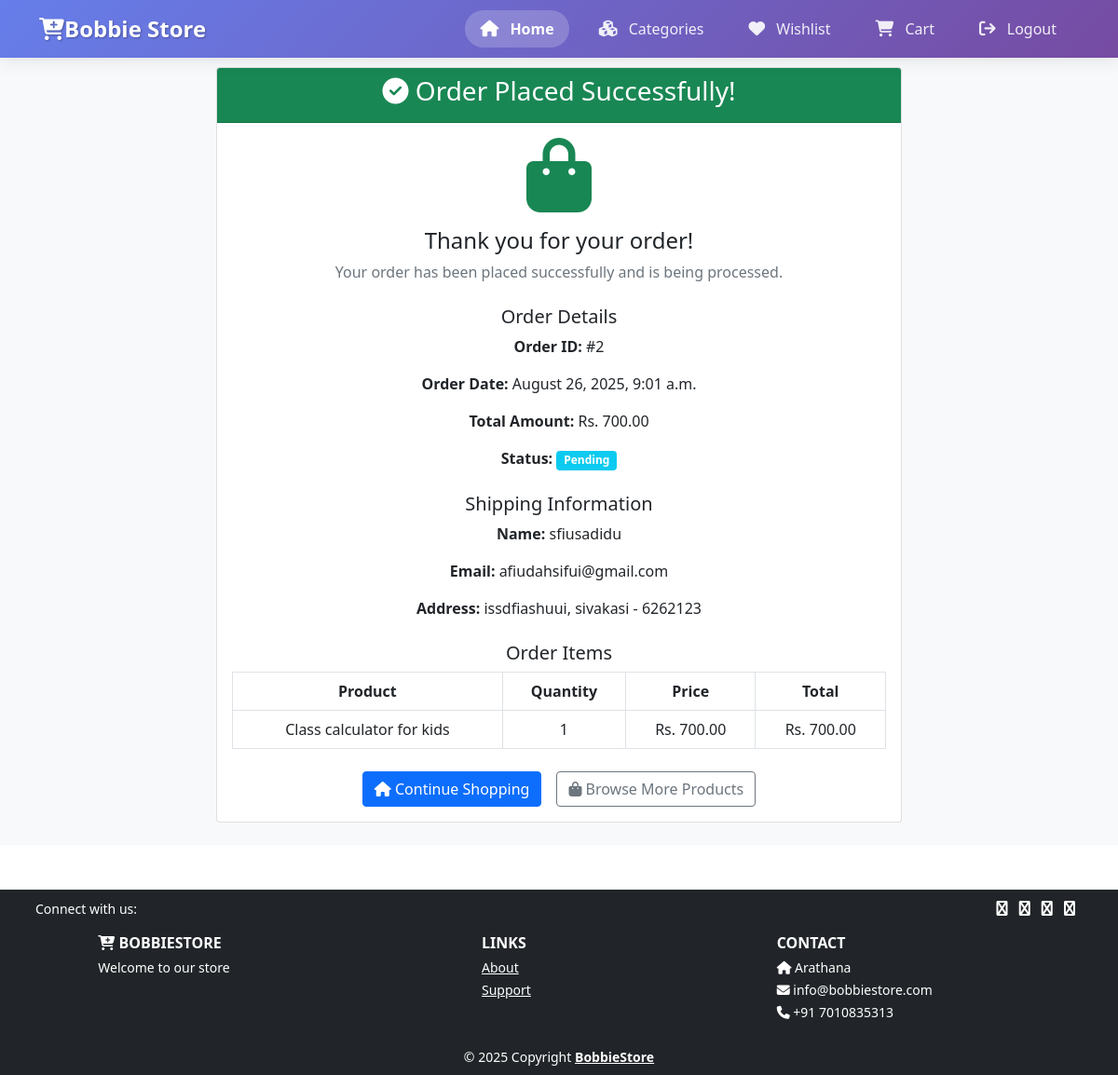
Page /order_confirmation/2/ (signed in) on the committed database.
### Shop/models.py (models this page shows, shortened)
class Order(models.Model):
    STATUS_CHOICES = [
        ('pending', 'Pending'),
        ('processing', 'Processing'),
        ('shipped', 'Shipped'),
        ('delivered', 'Delivered'),
        ('cancelled', 'Cancelled'),
    ]
    user = models.ForeignKey(User, on_delete=models.CASCADE, related_name='orders')
    full_name = models.CharField(max_length=100)
    email = models.EmailField()
    address = models.TextField()
    city = models.CharField(max_length=50)
    postal_code = models.CharField(max_length=10)
    created_at = models.DateTimeField(auto_now_add=True)
    updated_at = models.DateTimeField(auto_now=True)
    paid = models.BooleanField(default=False)
    status = models.CharField(max_length=20, choices=STATUS_CHOICES, default='pending')
    total_amount = models.DecimalField(max_digits=10, decimal_places=2, default=0)
    class Meta:
        ordering = ['-created_at']

class OrderItem(models.Model):
    order = models.ForeignKey(Order, on_delete=models.CASCADE, related_name='items')
    product = models.ForeignKey(Product, on_delete=models.CASCADE)
    quantity = models.PositiveIntegerField(default=1)
    price = models.DecimalField(max_digits=10, decimal_places=2)
    @property
    def total_price(self):
        return self.quantity * self.price

class Product(models.Model):
    category = models.ForeignKey(Category, on_delete=models.CASCADE, related_name='products')
    name = models.CharField(max_length=100)
    description = models.TextField()
    price = models.DecimalField(max_digits=10, decimal_places=2)
    quantity = models.IntegerField(default=0)
    product_image = models.ImageField(upload_to='product_image', blank=True, null=True)
    status = models.BooleanField(default=True)
    original_price = models.DecimalField(max_digits=10, decimal_places=2, default=0)
    selling_price = models.DecimalField(max_digits=10, decimal_places=2, default=0)
    trending = models.BooleanField(default=False)
    created_at = models.DateTimeField(auto_now_add=True)
    class Meta:
        ordering = ['-created_at']

### Shop/views.py (the view)
# urls.py: path('order_confirmation/<int:order_id>/', views.order_confirmation, name='order_confirmation'),
def order_confirmation(request, order_id):
    if request.user.is_authenticated:
        try:
            order = Order.objects.get(id=order_id, user=request.user)
            return render(request, "order_confirmation.html", {"order": order})
        except Order.DoesNotExist:
            messages.error(request, "Order not found.")
            return redirect('home')
    else:
        messages.warning(request, "Please login to view order confirmation.")
        return redirect('login')

### Shop/templates/order_confirmation.html (shortened to what this page needs)
{% extends 'main.html' %}
{% load static %}
{% block content %}
<section class="bg-light py-4 my-5">
    <div class="container">
        <div class="row justify-content-center">
            <div class="col-md-8">
                <div class="card text-center">
                    <div class="card-header bg-success text-white">
                        <h3><i class="fa fa-check-circle"></i> Order Placed Successfully!</h3>
                    </div>
                    <div class="card-body">
                        <div class="mb-4">
                            <i class="fa fa-shopping-bag fa-5x text-success mb-3"></i>
                            <h4>Thank you for your order!</h4>
                            <p class="text-muted">Your order has been placed successfully and is being processed.</p>
                        </div>
                        <div class="order-details mb-4">
                            <h5>Order Details</h5>
                            <p><strong>Order ID:</strong> #{{ order.id }}</p>
                            <p><strong>Order Date:</strong> {{ order.created_at|date:"F j, Y, g:i a" }}</p>
                            <p><strong>Total Amount:</strong> Rs. {{ order.total_amount }}</p>
                            <p><strong>Status:</strong> <span class="badge bg-info">{{ order.get_status_display }}</span></p>
                        </div>
                        <div class="shipping-info mb-4">
                            <h5>Shipping Information</h5>
                            <p><strong>Name:</strong> {{ order.full_name }}</p>
                            <p><strong>Email:</strong> {{ order.email }}</p>
                            <p><strong>Address:</strong> {{ order.address }}, {{ order.city }} - {{ order.postal_code }}</p>
                        </div>
                        <div class="order-items mb-4">
                            <h5>Order Items</h5>
                            <table class="table table-bordered">
                                <thead>
                                    <tr>
                                        <th>Product</th>
                                        <th>Quantity</th>
                                        <th>Price</th>
                                        <th>Total</th>
                                    </tr>
                                </thead>
                                <tbody>
                                    {% for item in order.items.all %}
                                    <tr>
                                        <td>{{ item.product.name }}</td>
                                        <td>{{ item.quantity }}</td>
                                        <td>Rs. {{ item.price }}</td>
                                        <td>Rs. {{ item.total_price }}</td>
                                    </tr>
                                    {% endfor %}
                                </tbody>
                            </table>
                        </div>
                        <div class="d-grid gap-2 d-md-flex justify-content-md-center">
                            <a href="{% url 'home' %}" class="btn btn-primary me-md-2">
                                <i class="fa fa-home"></i> Continue Shopping
                            </a>
                            <a href="{% url 'products_index' %}" class="btn btn-outline-secondary">
                                <i class="fa fa-shopping-bag"></i> Browse More Products
                            </a>
                        </div>
                    </div>
                </div>
            </div>
        </div>
    </div>
</section>
{% endblock content %}

### rows in the picture
Order: id "2", created_at "August 26, 2025, 9:01 a.m.", total_amount "700.00", status "Pending", full_name "sfiusadidu", email "afiudahsifui@gmail.com", address "issdfiashuui", city "sivakasi", postal_code "6262123"
OrderItem: product.name "Class calculator for kids", quantity "1", price "700.00", total_price "700.00"
